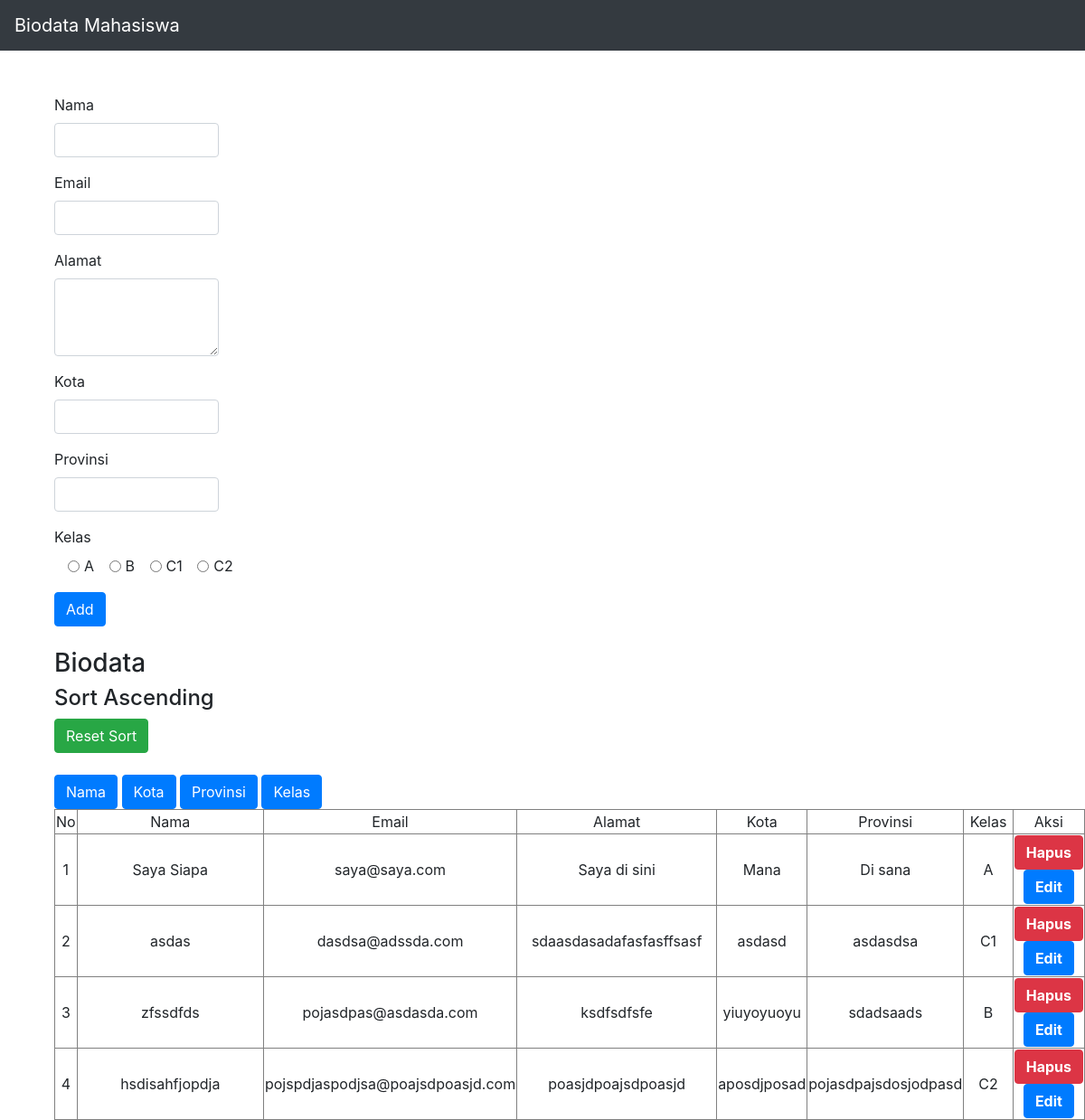
The page / on the database its author committed.
### tables this page shows
CREATE TABLE `data` (
  `id` int(11) NOT NULL,
  `nama` varchar(255) NOT NULL,
  `email` varchar(50) NOT NULL,
  `alamat` text NOT NULL,
  `kota` varchar(100) NOT NULL,
  `provinsi` varchar(100) NOT NULL,
  `kelas` enum('A','B','C1','C2') NOT NULL
);

### conf.php (called while the page is built)
<?php
$db_host = "localhost";
$db_user = "root";
$db_password = "";
$db_name = "tp4db";
 ?>

### includes/DB.class.php (called while the page is built, shortened)
<?php
class DB{
	var $db_host = '';
	var $db_user = '';
	var $db_password = '';
	var $db_name = '';
	var $db_link = '';
	var $result = 0;
	function DB($db_host='', $db_user='', $db_password='', $db_name=''){
		$this->db_host = $db_host;
		$this->db_user = $db_user;
		$this->db_password = $db_password;
		$this->db_name = $db_name;
	}
	function open(){
		$this->db_link = mysqli_connect($this->db_host, $this->db_user, $this->db_password, $this->db_name);
	}
	function execute($query=""){
		$this->result = mysqli_query($this->db_link, $query);
		return $this->result;
	}
	function getResult(){
		return mysqli_fetch_array($this->result);
	}
}
 ?>

### includes/Task.class.php (called while the page is built, shortened)
<?php
class Task extends DB{
	function getTask($sort){
		$query = "";
		switch($sort){
			case 0:
				$query = "SELECT * FROM data";
				return $this->execute($query);
				break;
		}
		return $this->execute($query);
	}
}
?>

### index.php (the view, shortened to what this page needs)
<?php
include("conf.php");
include("includes/Template.class.php");
include("includes/DB.class.php");
include("includes/Task.class.php");
$otask = new Task($db_host, $db_user, $db_password, $db_name);
$otask->open();
$sort = 0;
$otask->getTask($sort);
$data = null;
$no = 1;
while (list($id, $tname, $tdetails, $tsubject, $tpriority, $tdeadline, $tstatus) = $otask->getResult()) {
	$data .= "<tr>
	<td>" . $no . "</td>
	<td>" . $tname . "</td>
	<td>" . $tdetails . "</td>
	<td>" . $tsubject . "</td>
	<td>" . $tpriority . "</td>
	<td>" . $tdeadline . "</td>
	<td>" . $tstatus . "</td>
	<td>
	<button class='btn btn-danger' name='hapus' id ='hapus'><a href='index.php?id_hapus=" . $id . "' style='color: white; font-weight: bold;'>Hapus</a></button>
	<button class='btn btn-primary' name='edit' id ='edit'><a href='edit.php?id_edit=" . $id . "' style='color: white; font-weight: bold;'>Edit</a></button>
	</td>
	</tr>";
	$no++;
}

### includes/Template.class.php (shortened to what this page needs)
<?php
class Template{
	var $content = '';
	function Template($filename = ''){
		$this->content = implode('', @file($filename));
	}
	function clear(){
		$this->content = preg_replace("/DATA_[A-Z|_|0-9]+/", "", $this->content);
	}
	function write(){
		print $this->content;
	}
	function replace($old = '', $new = ''){
		if(is_int($new)){
			$value = sprintf("%d", $new);
		}elseif(is_float($new)){
			$value = sprintf("%f", $new);
		}elseif(is_array($new)){
			$value = '';
			foreach( $new as $item){
				$value .= $item. '';
			}
		}else{
			$value = $new;
		}
		$this->content = preg_replace("/$old/",  $value, $this->content);
	}
}
 ?>

### rows shown on the page
data: nama "Saya Siapa", email "saya@saya.com", alamat "Saya di sini", kota "Mana", provinsi "Di sana", kelas "A"
data: nama "asdas", email "dasdsa@adssda.com", alamat "sdaasdasadafasfasffsasf", kota "asdasd", provinsi "asdasdsa", kelas "C1"
data: nama "zfssdfds", email "pojasdpas@asdasda.com", alamat "ksdfsdfsfe", kota "yiuyoyuoyu", provinsi "sdadsaads", kelas "B"
data: nama "hsdisahfjopdja", email "pojspdjaspodjsa@poajsdpoasjd.com", alamat "poasjdpoajsdpoasjd", kota "aposdjposad", provinsi "pojasdpajsdosjodpasd", kelas "C2"
